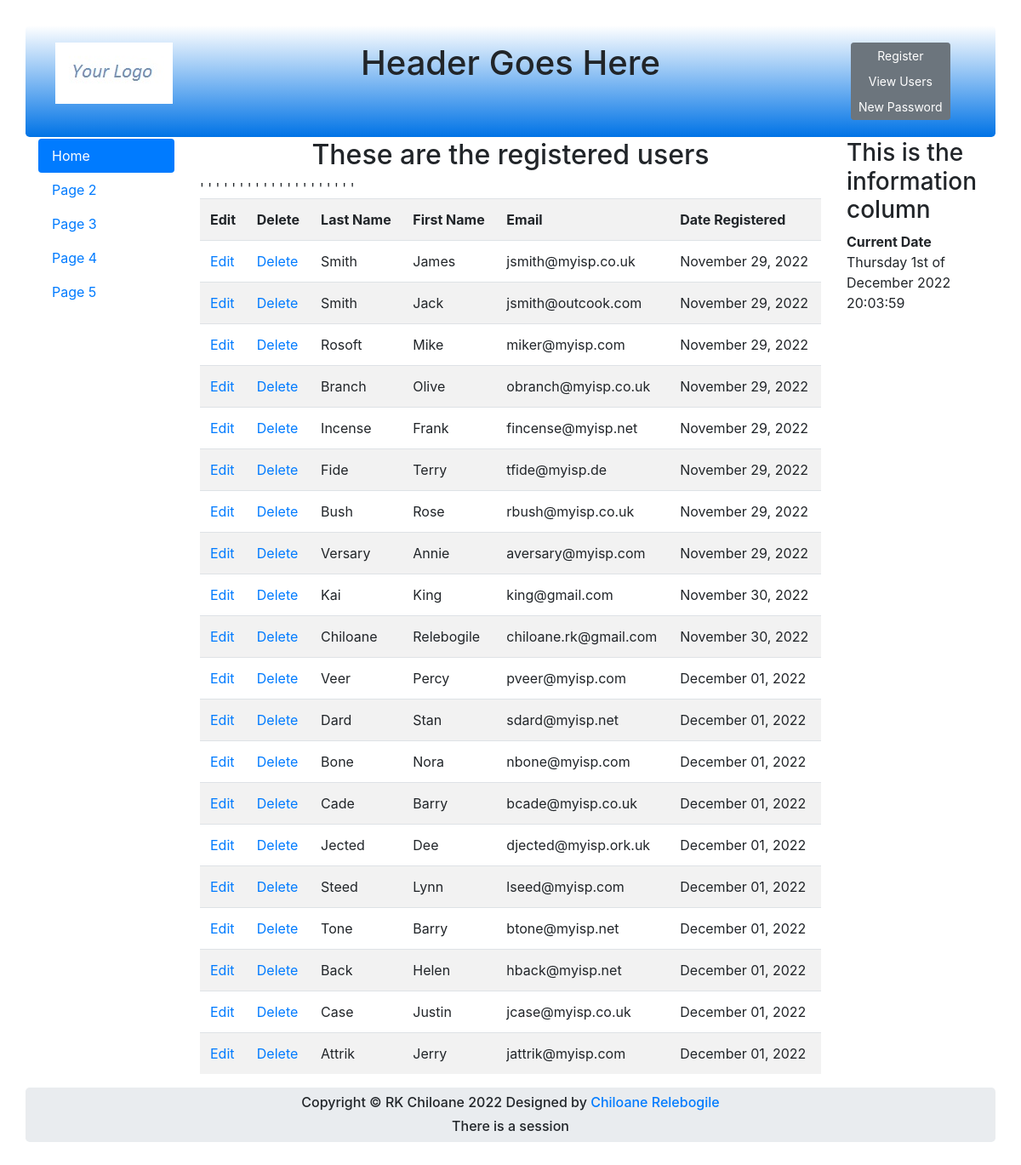
Screenshot of /admin-view-users_old.php (signed in) with the database file from the repository.
### tables this page shows
CREATE TABLE `users` (
  `userid` mediumint(6) UNSIGNED NOT NULL,
  `first_name` varchar(30) NOT NULL,
  `last_name` varchar(40) NOT NULL,
  `email` varchar(50) NOT NULL,
  `password` char(255) NOT NULL,
  `registration_date` datetime NOT NULL,
  `user_level` tinyint(1) UNSIGNED NOT NULL
);

### admin-view-users_old.php (the view, shortened to what this page needs)
<!DOCTYPE html>
<html lang="en">
<head>
    <link rel="stylesheet"
          href="https://stackpath.bootstrapcdn.com/bootstrap/4.1.0/css/bootstrap.min.css"
>
</head>
<body>
<div class="container" style="margin-top:30px">
    <header class="jumbotron text-center row"
            style="margin-bottom:2px; background:linear-gradient(white, #0073e6); padding:20px;">
        <?php include "header.php"; ?>
    </header>
    <div class="row" style="padding-left: 0;">
        <nav class="col-sm-2">
            <ul class="nav nav-pills flex-column">
                <?php include "nav.php"; ?>
            </ul>
        </nav>
        <div class="col-sm-8">
            <h2 class="text-center">These are the registered users</h2>
            <?php
            try {
                require "mysqli_connect.php";
                $query = "SELECT last_name, first_name, email,
                                DATE_FORMAT(registration_date, '%M %d, %Y') AS regdat, userid
                                FROM users ORDER BY registration_date";
                $result = mysqli_query($dbcon, $query);
                if ($result) {
                    echo '<table class="table table-striped">
                        <tr>
                        <th scope="col">Edit</th>
                        <th scope="col">Delete</th>
                        <th scope="col">Last Name</th>
                        <th scope="col">First Name</th>
                        <th scope="col">Email</th>
                        <th scope="col">Date Registered</th>
                    </tr>';
                    while (
                    $row = mysqli_fetch_array($result, MYSQLI_ASSOC)
                    ) {
                        $user_id = htmlspecialchars(
                            $row["userid"],
                            ENT_QUOTES
                        );
                        $last_name = htmlspecialchars(
                            $row["last_name"],
                            ENT_QUOTES
                        );
                        $first_name = htmlspecialchars(
                            $row["first_name"],
                            ENT_QUOTES
                        );
                        $email = htmlspecialchars(
                            $row["email"],
                            ENT_QUOTES
                        );
                        $registration_date = htmlspecialchars(
                            $row["regdat"],
                            ENT_QUOTES
                        );
                        echo "<tr>
'                           <td><a href='edit_user.php?id=$user_id'>Edit</a></td>
                            <td><a href='delete_user.php?id=$user_id'>Delete</a></td>";
                        echo "<td>$last_name</td>
                          <td>$first_name</td>
                          <td>$email</td>
                          <td>$registration_date</td>
                          </tr>";
                    }
                    echo "</table>";
                }
            } catch (Exception $e) {
                print "An Exception occurred. Message: " . $e->getMessage();
            } catch (Error $e) {
                print "An Exception occurred. Message: " . $e->getMessage();
            } ?>
        </div>
        <aside class="col-sm-2">
            <?php include "info-col.php"; ?>
        </aside>
    </div>
    <footer class="jumbotron text-center row" style="padding-bottom: 1px; padding-top: 8px;">
        <?php include "footer.php"; ?>
    </footer>
</div>
</body>
</html>

### header.php
<div class="col-sm-2">
    <img class="img-fluid float-left" src="logo.jpg" alt="Logo">
</div>
<div class="col-sm-8">
    <h1 class="blue-text mb-4 font-bold">Header Goes Here</h1>
</div>
<nav class="col-sm-2">
    <div class="btn-group-vertical btn-group-sm" role="group" aria-label="Button Group">
        <button type="button" class="btn btn-secondary" onclick="location.href = 'register-page.php'">
            Register
        </button>
        <button type="button" class="btn btn-secondary" onclick="location.href = 'register-view-users.php'">
            View Users
        </button>
        <button type="button" class="btn btn-secondary" onclick="location.href = 'register-password.
php'">
            New Password
        </button>
    </div>
</nav>

### nav.php
<li class="nav-item">
    <a class="nav-link active" href="index.php">Home</a>
</li>
<li class="nav-item">
    <a class="nav-link" href="page-2.php">Page 2</a>
</li>
<li class="nav-item">
    <a class="nav-link" href="page-3.php">Page 3</a>
</li>
<li class="nav-item">
    <a class="nav-link" href="page-4.php">Page 4</a>
</li>
<li class="nav-item">
    <a class="nav-link" href="page-5.php">Page 5</a>
</li>

### info-col.php
<div>
    <h3>This is the information column</h3>
    <p><strong>Current Date</strong><br><?php echo date("l jS \of F Y H:i:s") ?></p>
</div>

### footer.php
<p class="h6 col-sm-12">Copyright &copy; RK Chiloane 2022 Designed by
    <a href="https://www.github.com/chiloanerk">Chiloane Relebogile </a></p>
<?php
echo "<p class='h6 col-sm-12'>";
if (isset($_SESSION['user_level'])) {
    echo "There is a session</p>";
} else {
    echo "No session</p>";
}
?>

### rows the page displays
users: last_name "Smith", first_name "James", email "jsmith@myisp.co.uk", registration_date "November 29, 2022"
users: last_name "Smith", first_name "Jack", email "jsmith@outcook.com", registration_date "November 29, 2022"
users: last_name "Rosoft", first_name "Mike", email "miker@myisp.com", registration_date "November 29, 2022"
users: last_name "Branch", first_name "Olive", email "obranch@myisp.co.uk", registration_date "November 29, 2022"
users: last_name "Incense", first_name "Frank", email "fincense@myisp.net", registration_date "November 29, 2022"
users: last_name "Fide", first_name "Terry", email "tfide@myisp.de", registration_date "November 29, 2022"
users: last_name "Bush", first_name "Rose", email "rbush@myisp.co.uk", registration_date "November 29, 2022"
users: last_name "Versary", first_name "Annie", email "aversary@myisp.com", registration_date "November 29, 2022"
users: last_name "Kai", first_name "King", email "king@gmail.com", registration_date "November 30, 2022"
users: last_name "Chiloane", first_name "Relebogile", email "chiloane.rk@gmail.com", registration_date "November 30, 2022"
users: last_name "Veer", first_name "Percy", email "pveer@myisp.com", registration_date "December 01, 2022"
users: last_name "Dard", first_name "Stan", email "sdard@myisp.net", registration_date "December 01, 2022"
users: last_name "Bone", first_name "Nora", email "nbone@myisp.com", registration_date "December 01, 2022"
users: last_name "Cade", first_name "Barry", email "bcade@myisp.co.uk", registration_date "December 01, 2022"
users: last_name "Jected", first_name "Dee", email "djected@myisp.ork.uk", registration_date "December 01, 2022"
users: last_name "Steed", first_name "Lynn", email "lseed@myisp.com", registration_date "December 01, 2022"
users: last_name "Tone", first_name "Barry", email "btone@myisp.net", registration_date "December 01, 2022"
users: last_name "Back", first_name "Helen", email "hback@myisp.net", registration_date "December 01, 2022"
users: last_name "Case", first_name "Justin", email "jcase@myisp.co.uk", registration_date "December 01, 2022"
users: last_name "Attrik", first_name "Jerry", email "jattrik@myisp.com", registration_date "December 01, 2022"
